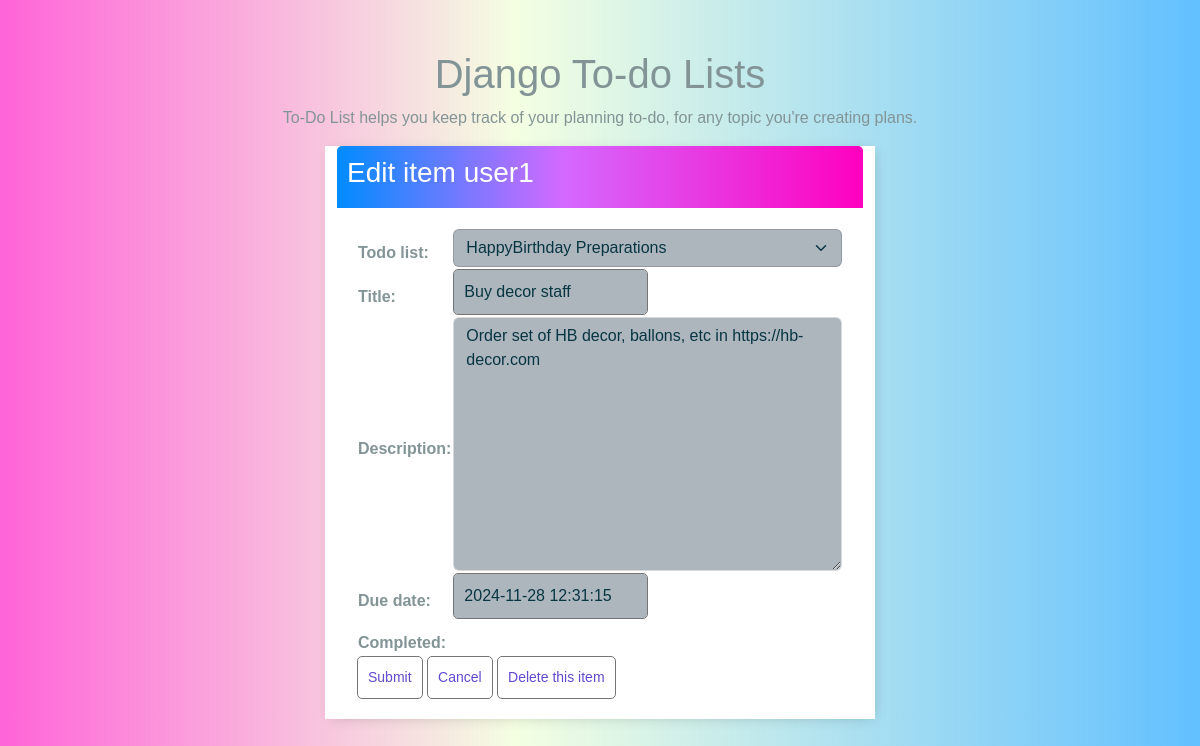
The app's page /list/6/item/6/ with its own data.
### todo_app/models.py (models this page shows, shortened)
class ToDoItem(models.Model):
    title = models.CharField(max_length=100)
    description = models.TextField(null=True, blank=True)
    created_date = models.DateTimeField(auto_now_add=True)
    due_date = models.DateTimeField(default=one_week_hence)
    completed = models.BooleanField(default=False)
    todo_list = models.ForeignKey(ToDoList, on_delete=models.CASCADE)
    class Meta:
        ordering = ["due_date"]

class ToDoList(models.Model):
    title = models.CharField(max_length=100, unique=True)
    user = models.ForeignKey(User, on_delete=models.CASCADE, null=False, blank=False)
    def __str__(self):
        return self.title

### todo_app/views.py (the view, shortened to what this page needs)
# urls.py: path("list/<int:list_id>/item/<int:pk>/", views.ItemUpdate.as_view(), name="item-update"),
class ItemUpdate(UpdateView):
    model = ToDoItem
    fields = [
        "todo_list",
        "title",
        "description",
        "due_date",
        "completed",
    ]
    def get_context_data(self):
        context = super().get_context_data()
        context["todo_list"] = self.object.todo_list
        context["title"] = "Edit item " + str(self.object.todo_list.user)
        return context

### todo_app/templates/todo_app/todoitem_form.html (shortened to what this page needs)
{% extends "base.html" %}
{% block content %}
<div class="header-bar">
    <h3>{{ title }}</h3>
</div>
<div class="card-body">
    <form method="post">
        <table>
         {{ form.as_table }}
        </table>
        <input class="button" type="submit" value="Submit">
        <input class="button" value="Cancel" type="button" onclick="location.href='{% url 'todo_app:list' todo_list.id %}'">
        {% if object %}
        <input class="button" value="Delete this item" type="button"
               onclick="location.href='{% url 'todo_app:item-delete' todo_list.id object.id %}'">
        {% endif %}
    </form>
</div>
{% endblock %}

### todo_app/templates/base.html (style rules this page uses)
body { background: linear-gradient(90deg, #ff00bf9b 0%, #c6ff6932 43%, #0099ff9d 100%); font-family: 'Nunito', sans-serif; padding-top: 50px; }
.header-bar { display: flex; color: #fff; padding: 10px; border-radius: 5px 5px 0 0; background: linear-gradient(90deg, #008cff 0%, #d469ff 43%, #ff00bf 100%); }
h1, h2, h3, h4, h5, h6 { font-family: 'Raleway', sans-serif; }
input[type=text], input[type=password], textarea { border: 1px solid #757575; border-radius: 5px; padding: 10px; width: 50%; }
label { padding-top: 10px !important; display: block; }
::placeholder { font-weight: 300; opacity: 0.5; }
.button { border: 1px solid #757575; background-color: #FFF; color: #6249cf; padding: 10px; font-size: 14px; border-radius: 5px; cursor: pointer; }
.card-body { padding: 20px; }

### records on screen
ToDoItem: todo_list "HappyBirthday Preparations", description "Order set of HB decor, ballons, etc in https://hb-decor.com", due_date "2024-11-28 12:31:15"
ToDoList: title "Buy decor staff", id "Cancel", id "Delete this item"

### other values on screen
{{ title }} "Edit item user1"
